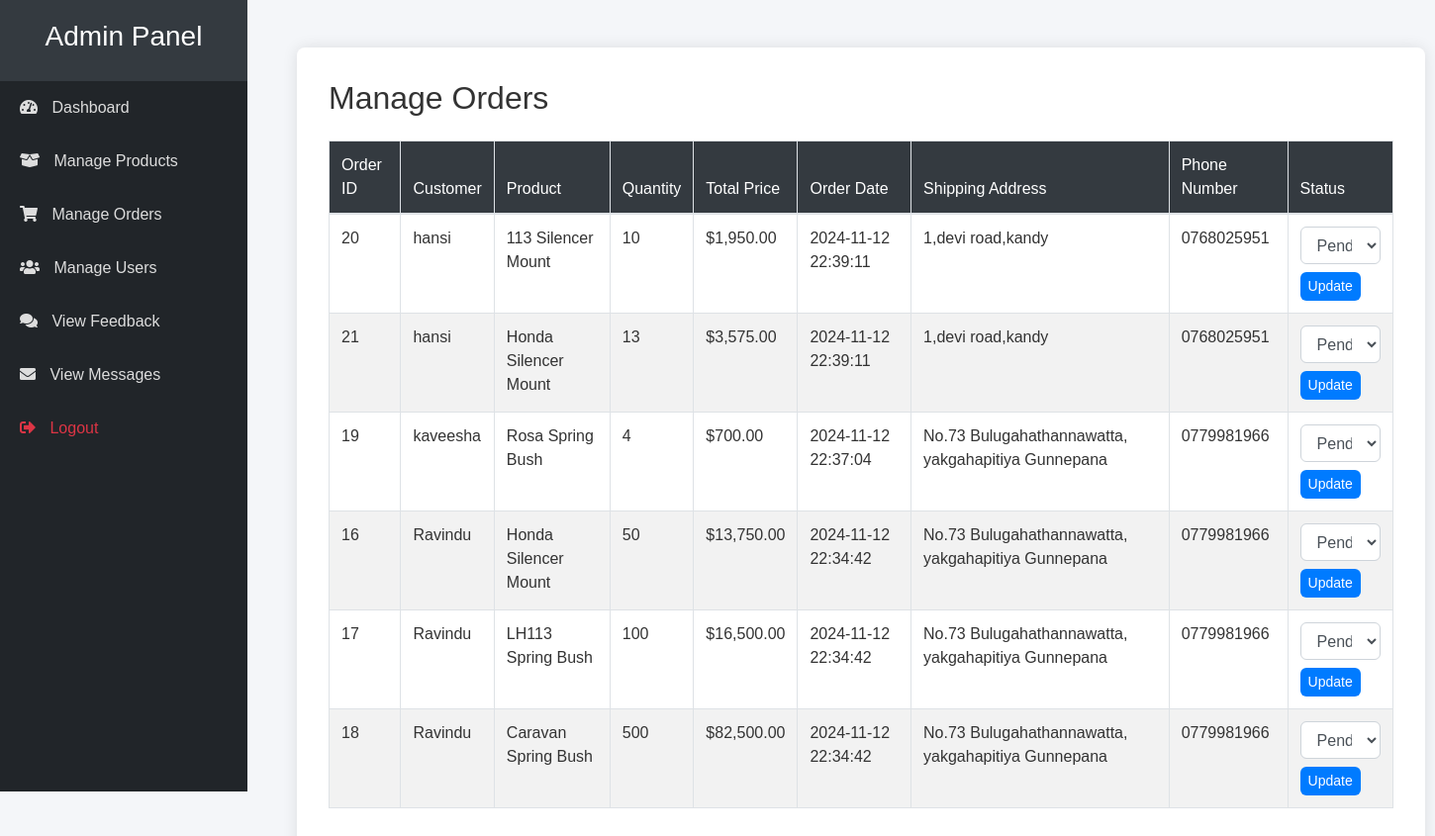
The page /admin/manage_orders.php on the database its author committed.
### tables this page shows
CREATE TABLE `orders` (
  `id` int(11) NOT NULL,
  `user_id` int(11) NOT NULL,
  `product_id` int(11) NOT NULL,
  `quantity` int(11) NOT NULL,
  `total_price` decimal(10,2) NOT NULL,
  `order_date` datetime DEFAULT current_timestamp(),
  `status` enum('pending','completed','canceled') DEFAULT 'pending',
  `name` varchar(255) NOT NULL,
  `shipping_address` text NOT NULL,
  `phone_number` varchar(20) NOT NULL
);

CREATE TABLE `users` (
  `user_id` int(11) NOT NULL,
  `username` varchar(50) NOT NULL,
  `password` varchar(255) NOT NULL,
  `email` varchar(100) NOT NULL,
  `role` enum('customer','admin') NOT NULL,
  `created_at` timestamp NOT NULL DEFAULT current_timestamp()
);

CREATE TABLE `products` (
  `id` int(11) NOT NULL,
  `product_name` varchar(100) NOT NULL,
  `product_image` varchar(255) NOT NULL,
  `product_description` text NOT NULL,
  `product_price` decimal(10,2) NOT NULL
);

### admin/manage_orders.php (the view, shortened to what this page needs)
<?php
include '../db_connection.php';
include('partials/header.php');
$sql = "SELECT o.id, o.user_id, o.product_id, o.quantity, o.total_price, o.order_date, o.status, o.name, o.shipping_address, o.phone_number,
               p.product_name, u.username
        FROM orders o
        JOIN products p ON o.product_id = p.id
        JOIN users u ON o.user_id = u.user_id
        ORDER BY o.order_date DESC";
$result = $conn->query($sql);
?>
<!DOCTYPE html>
<html lang="en">
<head>
</head>
<body>
<div class="container mt-5">
    <h2>Manage Orders</h2>
    <table class="table table-bordered">
        <thead>
            <tr>
                <th>Order ID</th>
                <th>Customer</th>
                <th>Product</th>
                <th>Quantity</th>
                <th>Total Price</th>
                <th>Order Date</th>
                <th>Shipping Address</th>
                <th>Phone Number</th>
                <th>Status</th>
            </tr>
        </thead>
        <tbody>
            <?php while ($row = $result->fetch_assoc()): ?>
                <tr>
                    <td><?php echo htmlspecialchars($row['id']); ?></td>
                    <td><?php echo htmlspecialchars($row['username']); ?></td>
                    <td><?php echo htmlspecialchars($row['product_name']); ?></td>
                    <td><?php echo htmlspecialchars($row['quantity']); ?></td>
                    <td>$<?php echo number_format($row['total_price'], 2); ?></td>
                    <td><?php echo htmlspecialchars($row['order_date']); ?></td>
                    <td><?php echo htmlspecialchars($row['shipping_address']); ?></td>
                    <td><?php echo htmlspecialchars($row['phone_number']); ?></td>
                    <td>
                        <form method="post" style="display:inline;">
                            <select name="status" class="form-control">
                                <option value="pending" <?php echo ($row['status'] == 'pending') ? 'selected' : ''; ?>>Pending</option>
                            </select>
                            <button type="submit" name="update_status" class="btn btn-sm btn-primary mt-2">Update</button>
                        </form>
                    </td>
                </tr>
            <?php endwhile; ?>
        </tbody>
    </table>
</div>
</body>
</html>

### admin/partials/header.php (style rules this page uses)
body { background-color: #f8f9fa; }

### admin/manage_orders.php (style rules this page uses)
body { background-color: #f4f6f9; font-family: Arial, sans-serif; }
.container { background-color: #ffffff; margin-top: 2rem; padding: 2rem; border-radius: 8px; box-shadow: 0px 0px 15px rgba(0, 0, 0, 0.1); margin-left: 300px; }
h2 { color: #333; margin-bottom: 1.5rem; }
.table { margin-top: 1rem; color: #333; }
.table thead th { background-color: #343a40; color: #ffffff; font-weight: 500; }
.table tbody tr:nth-child(even) { background-color: #f2f2f2; }
.form-control, .btn { border-radius: 6px; }
.btn-primary { background-color: #007bff; border: none; }

### rows shown on the page
orders: id "20", user.username "hansi", product.product_name "113 Silencer Mount", quantity "10", total_price "1,950.00", order_date "2024-11-12 22:39:11", shipping_address "1,devi road,kandy", phone_number "0768025951", status "Pending"
orders: id "21", user.username "hansi", product.product_name "Honda Silencer Mount", quantity "13", total_price "3,575.00", order_date "2024-11-12 22:39:11", shipping_address "1,devi road,kandy", phone_number "0768025951", status "Pending"
orders: id "19", user.username "kaveesha", product.product_name "Rosa Spring Bush", quantity "4", total_price "700.00", order_date "2024-11-12 22:37:04", shipping_address "No.73 Bulugahathannawatta, yakgahapitiya Gunnepana", phone_number "0779981966", status "Pending"
orders: id "16", user.username "Ravindu", product.product_name "Honda Silencer Mount", quantity "50", total_price "13,750.00", order_date "2024-11-12 22:34:42", shipping_address "No.73 Bulugahathannawatta, yakgahapitiya Gunnepana", phone_number "0779981966", status "Pending"
orders: id "17", user.username "Ravindu", product.product_name "LH113 Spring Bush", quantity "100", total_price "16,500.00", order_date "2024-11-12 22:34:42", shipping_address "No.73 Bulugahathannawatta, yakgahapitiya Gunnepana", phone_number "0779981966", status "Pending"
orders: id "18", user.username "Ravindu", product.product_name "Caravan Spring Bush", quantity "500", total_price "82,500.00", order_date "2024-11-12 22:34:42", shipping_address "No.73 Bulugahathannawatta, yakgahapitiya Gunnepana", phone_number "0779981966", status "Pending"
